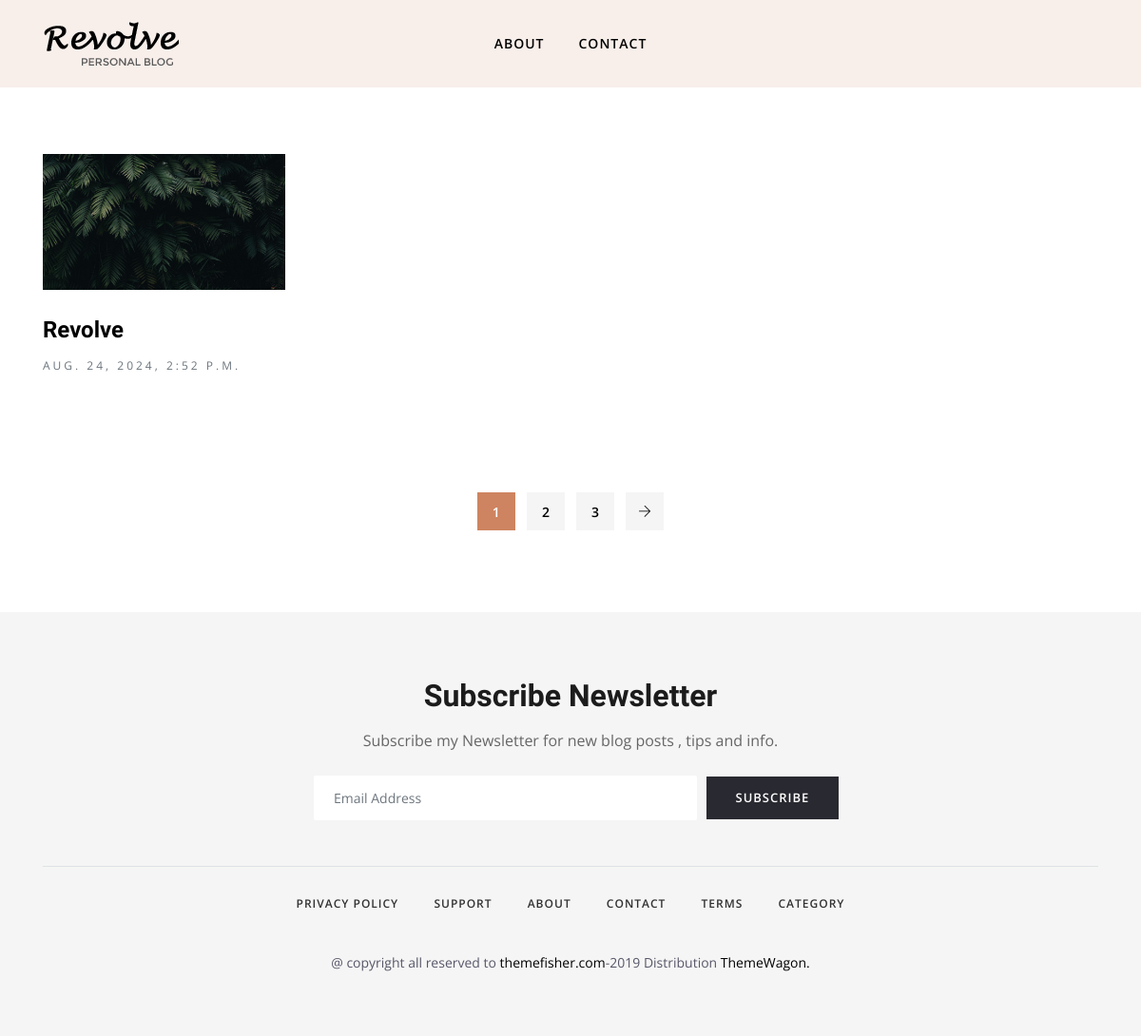
Screenshot of /viewmagazine with the database file from the repository.
### posts/models.py (models this page shows, shortened)
class post(models.Model):
    STATUS_CHOICES = [
        ('Pending', 'Pending'),
        ('Approved', 'Approved'),
        ('Rejected', 'Rejected'),
    ]
    id = models.AutoField(primary_key=True)
    user = models.ForeignKey('register.Profile', on_delete=models.CASCADE)
    title = models.CharField(max_length=50)
    content = models.TextField()
    blog_picture = models.ImageField(upload_to='blog_pictures/')
    created_at = models.DateTimeField(auto_now_add=True)
    like = models.PositiveIntegerField(default=0)
    status = models.CharField(max_length=10, choices=STATUS_CHOICES, default='Pending')
    admin_comment = models.TextField(blank=True, null=True)
    showing = models.BooleanField(default=True)

### super/views.py (the view)
# urls.py: path('viewmagazine',views.viewmagazine,name='magazine'),
def viewmagazine(request):
    plist=[]
    ulist=[]
    mgs = Magazine.objects.all()
    for j in mgs:
        plist.append(j.post_id)
        ulist.append(j.user_id)
    return render(request,'magazine.html',{'key':plist,'u':ulist})

### templates/magazine.html (shortened to what this page needs)
{% load static %}
<!DOCTYPE html>
<html lang="en">
<head>
	<link rel="stylesheet" href={% static "plugins/bootstrap/css/bootstrap.min.css" %}>
	<link rel="stylesheet" href={% static "plugins/themify/css/themify-icons.css" %}>
	<link rel="stylesheet" href={% static "plugins/slick-carousel/slick-theme.css" %}>
	<link rel="stylesheet" href={% static "plugins/slick-carousel/slick.css" %}>
	<link rel="stylesheet" href={% static "plugins/owl-carousel/owl.carousel.min.css" %}>
	<link rel="stylesheet" href={% static "plugins/owl-carousel/owl.theme.default.min.css" %}>
	<link rel="stylesheet" href={% static "plugins/magnific-popup/magnific-popup.css" %}>
	<link rel="stylesheet" href={% static "css/style.css" %}>
</head>
<body>
	<header class="header-top bg-grey justify-content-center">
		<div class="container">
			<div class="row align-items-center">
				<div class="col-lg-2 col-md-4 text-center d-none d-lg-block">
					{% if request.user %}
					<a class="navbar-brand " href={% url 'home' %}>
						<img src={% static "images/logo.png" %} alt="" class="img-fluid">
					</a>
					{% else %}
					<a class="navbar-brand " href={% url 'home' %}>
						<img src={% static "images/logo.png" %} alt="" class="img-fluid">
					</a>
					{% endif %}
				</div>
				<div class="col-lg-8 col-md-12">
					<nav class="navbar navbar-expand-lg navigation-2 navigation">
						<div class="collapse navbar-collapse" id="navbar-collapse">
							<ul id="menu" class="menu navbar-nav mx-auto">
								<li class="nav-item"><a href={% url 'about' %} class="nav-link">About</a></li>
								<li class="nav-item"><a href={% url 'contact' %} class="nav-link">Contact</a></li>
							</ul>
						</div>
					</nav>
				</div>
			</div>
		</div>
	</header>
	<section class="section-padding">
		<div class="container">
			<div class="row">
				<div class="col-lg-12 col-md-12 col-sm-12 col-xs-12">
					<div class="row">
						{% for item in key %}
						<div class="col-lg-3 col-md-6">
							<article class="post-grid mb-5">
								<a class="post-thumb mb-4 d-block" href={% url 'singlemagazine' item.id %}>
									<img src={{ item.blog_picture.url }} alt="" class="img-fluid w-100">
								<h3 class="post-title mt-1"><a href={% url 'singlemagazine' item.id %}>{{ item.title }}</a></h3>
								<span class="text-muted letter-spacing text-uppercase font-sm">{{ item.created_at}}</span>
							</article>
						</div>
						{% endfor %}
					</div>
				</div>
				<div class="m-auto">
					<div class="pagination mt-5 pt-4">
						<ul class="list-inline ">
							<li class="list-inline-item"><a href="#" class="active">1</a></li>
							<li class="list-inline-item"><a href="#">2</a></li>
							<li class="list-inline-item"><a href="#">3</a></li>
							<li class="list-inline-item"><a href="#" class="prev-posts"><i
										class="ti-arrow-right"></i></a></li>
						</ul>
					</div>
				</div>
			</div>
		</div>
	</section>
	<section class="footer-2 section-padding gray-bg pb-5">
		<div class="container">
			<div class="row justify-content-center">
				<div class="col-lg-6">
					<div class="subscribe-footer text-center">
						<div class="form-group mb-0">
							<h2 class="mb-3">Subscribe Newsletter</h2>
							<p class="mb-4">Subscribe my Newsletter for new blog posts , tips and info.
							<p>
							<div class="form-group form-row align-items-center mb-0">
								<div class="col-sm-9">
									<input type="email" class="form-control" placeholder="Email Address">
								</div>
								<div class="col-sm-3">
									<a href="#" class="btn btn-dark ">Subscribe</a>
								</div>
							</div>
						</div>
					</div>
				</div>
			</div>
			<div class="footer-btm mt-5 pt-4 border-top">
				<div class="row">
					<div class="col-lg-12">
						<ul class="list-inline footer-socials-2 text-center">
							<li class="list-inline-item"><a href="#">Privacy policy</a></li>
							<li class="list-inline-item"><a href="#">Support</a></li>
							<li class="list-inline-item"><a href="#">About</a></li>
							<li class="list-inline-item"><a href="#">Contact</a></li>
							<li class="list-inline-item"><a href="#">Terms</a></li>
							<li class="list-inline-item"><a href="#">Category</a></li>
						</ul>
					</div>
				</div>
				<div class="row justify-content-center">
					<div class="col-lg-6">
						<div class="copyright text-center ">
							@ copyright all reserved to <a href="https://themefisher.com/">themefisher.com</a>-2019 Distribution <a
								href="https://themewagon.com">ThemeWagon.</a></p>
						</div>
					</div>
				</div>
			</div>
		</div>
	</section>
</body>
</html>

### static/css/style.css (style rules this page uses)
body, p { font-family: "Open Sans", sans-serif; line-height: 26px; font-size: 16px; text-rendering: optimizeLegibility; color: #666; font-weight: 400; }
html { overflow-x: hidden; width: 100%; height: 100%; }
h1, .h1, h2, .h2, h3, .h3, h4, .h4, h5, .h5, h6, .h6 { color: #1c1c1c; font-weight: 600; font-family: "Unna", serif; }
h2, .h2 { font-size: 32px; line-height: 36px; font-weight: 700; }
h3, .h3 { font-size: 24px; font-weight: 700; }
body { background: #fff; color: #575769; }
html, body { height: 100%; }
a { transition: all 0.3s ease-in-out; color: #000; }
a:link, a:visited { text-decoration: none; }
.section-padding { padding: 70px 0; position: relative; }
.form-control { box-shadow: none; border: 1px solid transparent; padding: 12px 20px; background: #f0f1f4; font-size: 14px; border-radius: 2px; }
.btn { border-radius: 0px; padding: 10px 30px; font-weight: 600; text-transform: uppercase; color: #fff; transition: 350ms; letter-spacing: 1px; font-size: 13px; border: 1px solid transparent; }
.btn-dark { background: #292931; }
.letter-spacing { letter-spacing: 3px; }
.font-sm { font-size: 12px !important; }
.bg-grey { background: #f8efea; }
.gray-bg { background: #f5f5f5; }
.navigation .menu { padding: 0px; }
.navigation .menu li { text-align: left; padding: 0px 10px; }
.navigation .menu li a { color: #000; display: inline-block; line-height: 26px; letter-spacing: 1px; }
.navbar-nav .nav-link { transition: all 500ms ease; -moz-transition: all 500ms ease; -webkit-transition: all 500ms ease; -ms-transition: all 500ms ease; -o-transition: all 500ms ease; font-family: "Open Sans", sans-serif; text-transform: uppercase; font-size: 14px; font-weight: 600; padding: 25px 0px; }
.header-top { position: relative !important; }
.navigation-2.navigation .nav-link { padding: 25px 8px; }
.pagination ul li a { width: 40px; height: 40px; background: #f5f5f5; display: inline-block; text-align: center; font-weight: 600; padding-top: 8px; font-size: 14px; }
.pagination ul li a.active { background: #ce8460; color: #fff; border-color: #ce8460; }
.post-title { text-transform: capitalize; }
.post-grid span { font-size: 15px; }
.copyright { font-size: 14px; padding-top: 20px; }
.footer-socials li, .footer-socials-2 li { margin: 0px 25px; }
.footer-socials li a, .footer-socials-2 li a { text-transform: uppercase; font-size: 12px; letter-spacing: 1px; font-weight: 600; }
.footer-socials-2 li a { color: #000; opacity: 0.8; }
.subscribe-footer .form-control { background: #fff; }
.subscribe-footer .btn { padding-top: 12px; padding-bottom: 12px; }

### rows the page displays
post: blog_picture (picture), title "Revolve", created_at "AUG. 24, 2024, 2:52 P.M."
